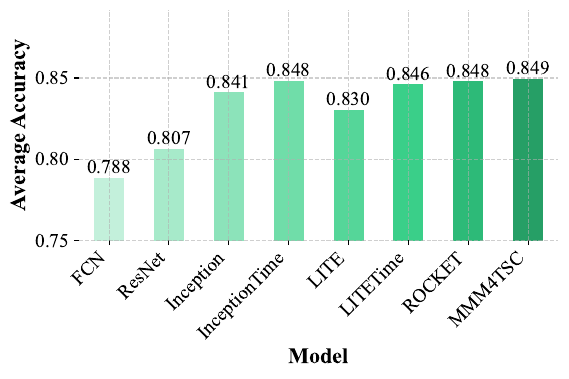

The Python source for this figure:
import pandas as pd
import matplotlib.pyplot as plt
import seaborn as sns
from matplotlib import rcParams

# 设置全局字体为Times New Roman
rcParams['font.family'] = 'Times New Roman'
rcParams['font.size'] = 14  # 你可以根据需要调整字体大小

# 读取Excel文件
df = pd.read_excel('result.xlsx')

# 将数据集作为index，模型和准确率作为列
df = df.set_index('dataset')

# 计算每个模型的平均准确率
accuracy_means = df.mean(axis=0)

# 创建柱状图
plt.figure(figsize=(6, 4))

palette = {
    'FCN': '#bbf8db',  # 橙色
    'ResNet': '#9cf5cb',  # 蓝色
    'Inception': '#7df2bb',  # 绿色
    'InceptionTime': '#5eefaa',  # 黄色
    'LITE': '#3fec9a',  # 深蓝色
    'LITETime': '#21e88a',  # 红橙色
    'ROCKET': '#15d279',  # 紫色
    'MMM4TSC': '#12b367'  # 黑色，MMM4TSC模型
}

# 绘制柱状图
bar = sns.barplot(x=accuracy_means.index, y=accuracy_means.values, palette=palette, width=0.5)

# 在柱子上标出平均准确率
for idx, mean_acc in accuracy_means.items():
    bar.text(idx, mean_acc, f'{mean_acc:.3f}', ha='center', va='bottom', fontfamily='Times New Roman')

# 设置图形标题和坐标轴标签
plt.xlabel('Model', fontsize=16, fontweight='bold')
plt.ylabel('Average Accuracy', fontsize=16, fontweight='bold')

plt.ylim(0.75)

# 增加图形的网格线，使图形更加清晰
sns.despine(left=True, bottom=True)
plt.grid(True, linestyle='--', alpha=0.6)

plt.xticks(rotation=45, ha='right')

# 显示图形
plt.tight_layout()  # 自动调整子图参数，使之填充整个图像区域
plt.savefig('all_acc.pdf', bbox_inches='tight', dpi=300, format='pdf')
plt.show()
